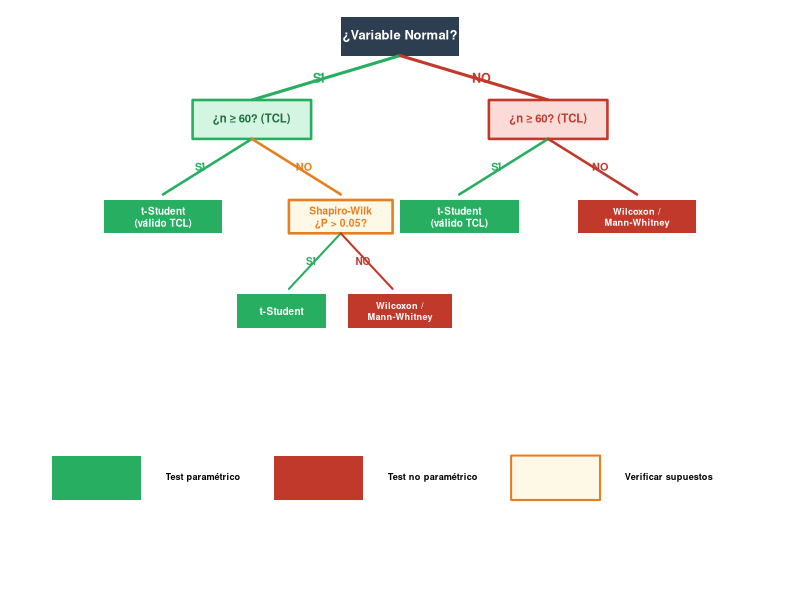
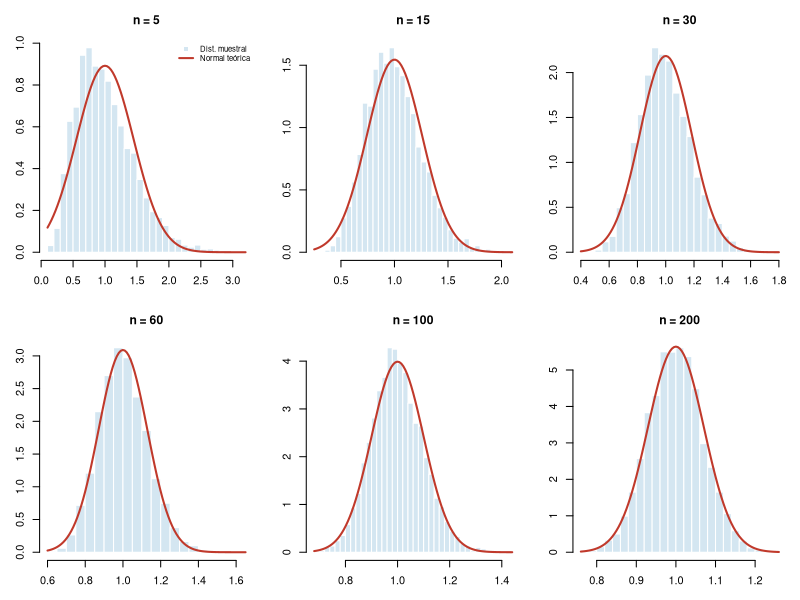
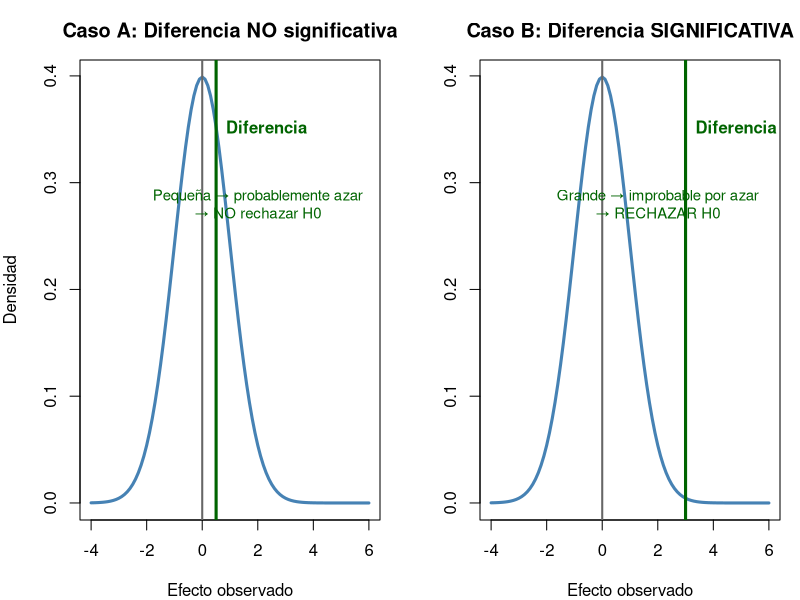
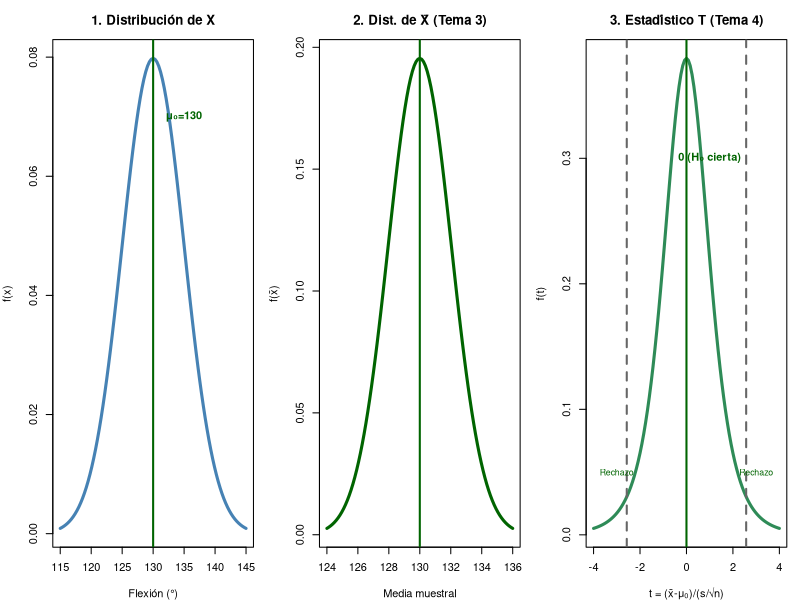
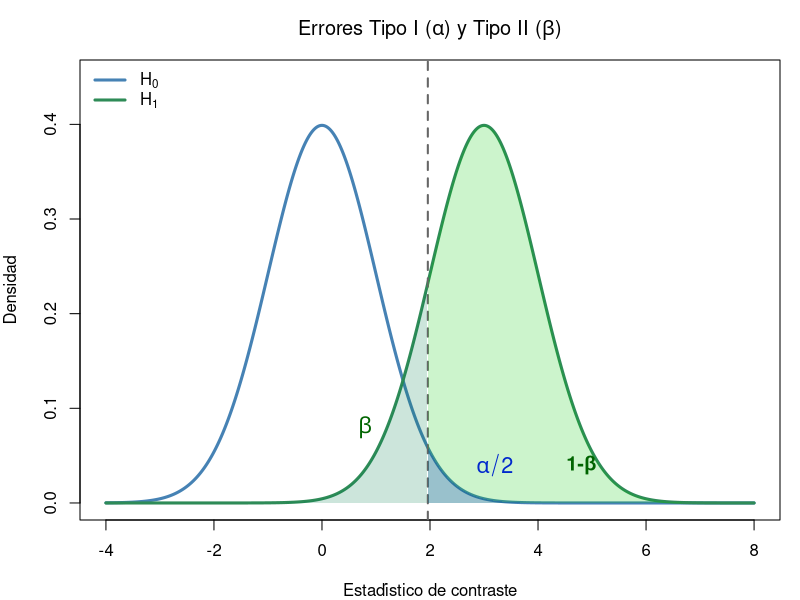
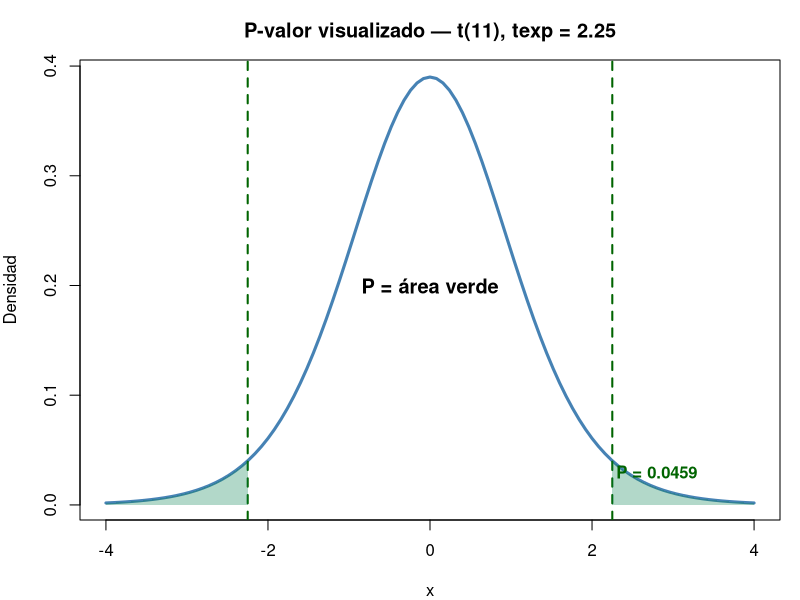

The R source for these figures, in order:
## ---- chunk 1
#| fig-height: 5
#| fig-alt: "Árbol de decisión clínico para elegir el test estadístico adecuado. Empieza preguntando si la variable es Normal. Si es Normal, pregunta si n≥60. Si no es Normal, también pregunta si n≥60. Las ramas llevan a t-Student, Shapiro-Wilk o tests no paramétricos."
par(mar=c(0,0,0,0), bg=NA)
plot(NA, xlim=c(0,10), ylim=c(0,10), axes=F, xlab="", ylab="")

# ── Nodo raíz ──
rect(4.2, 9.4, 5.8, 10.1, col="#2c3e50", border=NA, lwd=0)
text(5, 9.75, "¿Variable Normal?", cex=0.78, font=2, col="white")

# Ramas principales con gradiente
segments(5, 9.4, 3, 8.6, lwd=3, col="#27ae60")
segments(5, 9.4, 7, 8.6, lwd=3, col="#c0392b")
text(3.9, 9.0, "SÍ", cex=0.75, font=2, col="#27ae60")
text(6.1, 9.0, "NO", cex=0.75, font=2, col="#c0392b")

# ── Rama SÍ ──
rect(2.2, 7.9, 3.8, 8.6, col="#d5f5e3", border="#27ae60", lwd=2.5)
text(3, 8.25, "¿n ≥ 60? (TCL)", cex=0.68, font=2, col="#1e6e3e")
segments(3, 7.9, 1.8, 6.9, lwd=2.5, col="#27ae60")
segments(3, 7.9, 4.2, 6.9, lwd=2.5, col="#e67e22")
text(2.3, 7.4, "SÍ", cex=0.65, font=2, col="#27ae60")
text(3.7, 7.4, "NO", cex=0.65, font=2, col="#e67e22")

# Hoja: t-Student (válido TCL)
rect(1.0, 6.2, 2.6, 6.8, col="#27ae60", border=NA)
text(1.8, 6.5, "t-Student\n(válido TCL)", cex=0.6, font=2, col="white")

# Nodo intermedio: Shapiro
rect(3.5, 6.2, 4.9, 6.8, col="#fef9e7", border="#e67e22", lwd=2.5)
text(4.2, 6.5, "Shapiro-Wilk\n¿P > 0.05?", cex=0.62, font=2, col="#e67e22")
segments(4.2, 6.2, 3.5, 5.2, lwd=2, col="#27ae60")
segments(4.2, 6.2, 4.9, 5.2, lwd=2, col="#c0392b")
text(3.8, 5.7, "SÍ", cex=0.6, font=2, col="#27ae60")
text(4.5, 5.7, "NO", cex=0.6, font=2, col="#c0392b")

# Hojas Shapiro
rect(2.8, 4.5, 4.0, 5.1, col="#27ae60", border=NA)
text(3.4, 4.8, "t-Student", cex=0.6, font=2, col="white")
rect(4.3, 4.5, 5.7, 5.1, col="#c0392b", border=NA)
text(5.0, 4.8, "Wilcoxon /\nMann-Whitney", cex=0.55, font=2, col="white")

# ── Rama NO ──
rect(6.2, 7.9, 7.8, 8.6, col="#fadbd8", border="#c0392b", lwd=2.5)
text(7, 8.25, "¿n ≥ 60? (TCL)", cex=0.68, font=2, col="#c0392b")
segments(7, 7.9, 5.8, 6.9, lwd=2.5, col="#27ae60")
segments(7, 7.9, 8.2, 6.9, lwd=2.5, col="#c0392b")
text(6.3, 7.4, "SÍ", cex=0.65, font=2, col="#27ae60")
text(7.7, 7.4, "NO", cex=0.65, font=2, col="#c0392b")

# Hojas rama NO
rect(5.0, 6.2, 6.6, 6.8, col="#27ae60", border=NA)
text(5.8, 6.5, "t-Student\n(válido TCL)", cex=0.6, font=2, col="white")
rect(7.4, 6.2, 9.0, 6.8, col="#c0392b", border=NA)
text(8.2, 6.5, "Wilcoxon /\nMann-Whitney", cex=0.55, font=2, col="white")

# ── Leyenda ──
rect(0.3, 1.4, 1.5, 2.2, col="#27ae60", border=NA)
text(1.7, 1.8, "Test paramétrico", cex=0.55, pos=4, font=2)
rect(3.3, 1.4, 4.5, 2.2, col="#c0392b", border=NA)
text(4.7, 1.8, "Test no paramétrico", cex=0.55, pos=4, font=2)
rect(6.5, 1.4, 7.7, 2.2, col="#fef9e7", border="#e67e22", lwd=2)
text(7.9, 1.8, "Verificar supuestos", cex=0.55, pos=4, font=2)
## ---- chunk 2
#| fig-height: 5.5
par(mfrow=c(2,3), mar=c(3,3,3,1))
set.seed(123)
ns <- c(5, 15, 30, 60, 100, 200)
for(i in 1:length(ns)){
  n <- ns[i]
  medias <- replicate(5000, mean(rexp(n, rate=1)))  # exponencial (muy asimétrica)
  hist(medias, col="#d4e6f1", border="white", freq=FALSE, breaks=30,
       main=paste0("n = ", n), xlab=expression(bar(x)), cex.main=1.1)
  curve(dnorm(x, mean=1, sd=1/sqrt(n)), add=T, col="#c0392b", lwd=2)
  if(i==1) legend("topright", c("Dist. muestral", "Normal teórica"),
                  col=c("#d4e6f1","#c0392b"), lwd=c(NA,2), pch=c(15,NA), bty="n", cex=0.7)
}
par(mfrow=c(1,1))
## ---- chunk 3
#| fig-height: 5
set.seed(123)
par(mfrow=c(1,2), mar=c(4,4,3,1))
# Escenario A: Diferencia pequeña (ruido)
curve(dnorm(x, 0, 1), -4, 6, lwd=3, col="steelblue", ylab="Densidad",
      main="Caso A: Diferencia NO significativa", xlab="Efecto observado")
abline(v=0, lwd=2, col="grey40"); abline(v=0.5, lwd=3, col="darkgreen")
text(0.5, 0.35, "Diferencia", col="darkgreen", pos=4, font=2)
text(2, 0.28, "Pequeña → probablemente azar\n→ NO rechazar H0", col="darkgreen", cex=0.9)
# Escenario B: Diferencia grande (señal)
curve(dnorm(x, 0, 1), -4, 6, lwd=3, col="steelblue", ylab="",
      main="Caso B: Diferencia SIGNIFICATIVA", xlab="Efecto observado")
abline(v=0, lwd=2, col="grey40"); abline(v=3, lwd=3, col="darkgreen")
text(3, 0.35, "Diferencia", col="darkgreen", pos=4, font=2)
text(2, 0.28, "Grande → improbable por azar\n→ RECHAZAR H0", col="darkgreen", cex=0.9)
par(mfrow=c(1,1))
## ---- chunk 4
n<-12; xbar<-189.76; s<-62.02
cat("Caso a (mu0=200): t =", round((xbar-200)/(s/sqrt(n)),3),
    "P =", round(2*pt(-abs((xbar-200)/(s/sqrt(n))),11),4),
    "\nCaso b (mu0=230): t =", round((xbar-230)/(s/sqrt(n)),3),
    "P =", round(2*pt(-abs((xbar-230)/(s/sqrt(n))),11),4))
## ---- chunk 5
#| fig-height: 5
par(mfrow=c(1,3), mar=c(4,4,3,1))

# Panel 1: Distribución de X (datos originales)
curve(dnorm(x, 130, 5), 115, 145, lwd=3, col="steelblue",
      main="1. Distribución de X", xlab="Flexión (°)", ylab="f(x)")
abline(v=130, col="darkgreen", lwd=2); text(135, 0.07, "μ₀=130", col="darkgreen", font=2)

# Panel 2: Distribución de la media muestral (T3)
curve(dnorm(x, 130, 5/sqrt(6)), 124, 136, lwd=3, col="darkgreen",
      main="2. Dist. de X̄ (Tema 3)", xlab="Media muestral", ylab="f(x̄)")
abline(v=130, col="darkgreen", lwd=2); text(131, 0.9, "μ=130", col="darkgreen", font=2)

# Panel 3: Estadístico de contraste T (T4 — estandarizado bajo H₀)
curve(dt(x, 5), -4, 4, lwd=3, col="seagreen",
      main="3. Estadístico T (Tema 4)", xlab="t = (x̄-μ₀)/(s/√n)", ylab="f(t)")
abline(v=0, col="darkgreen", lwd=2); text(1, 0.3, "0 (H₀ cierta)", col="darkgreen", font=2)
# Marcar región de rechazo
t_crit <- qt(0.975, 5)
abline(v=c(-t_crit, t_crit), col="grey40", lty=2, lwd=2)
text(3, 0.05, "Rechazo", col="darkgreen", cex=0.8)
text(-3, 0.05, "Rechazo", col="darkgreen", cex=0.8)

par(mfrow=c(1,1))
## ---- chunk 6
#| fig-height: 5
#| fig-alt: "Visualización de los errores Tipo I (alfa) y Tipo II (beta) con dos distribuciones normales solapadas. La distribución bajo H0 en azul (centrada en 0) y bajo H1 en verde (centrada en 3). El área azul a la derecha de la línea crítica vertical es alfa (error Tipo I), el área verde a la izquierda es beta (error Tipo II), y el área verde a la derecha es la potencia (1-beta)."
# Visualización de errores con dos distribuciones
par(mar=c(4,4,3,1))
x <- seq(-4, 8, 0.01)
y_H0 <- dnorm(x, 0, 1)     # Distribución bajo H0
y_H1 <- dnorm(x, 3, 1)     # Distribución bajo H1 (efecto real)
plot(x, y_H0, type="l", lwd=3, col="steelblue", ylab="Densidad",
     main=expression(paste("Errores Tipo I (", alpha, ") y Tipo II (", beta, ")")),
     ylim=c(0,0.45), xlab="Estadístico de contraste")
lines(x, y_H1, lwd=3, col="seagreen")
t_crit <- qnorm(0.975)  # 1.96
abline(v=t_crit, col="grey40", lty=2, lwd=2)
# α — cola derecha bajo H0
xf <- seq(t_crit, 8, 0.01); yf <- dnorm(xf, 0, 1)
polygon(c(xf, rev(xf)), c(yf, rep(0,length(yf))), col=rgb(0,0,1,0.25), border=NA)
text(3.2, 0.04, expression(alpha/2), col="blue", cex=1.3, font=2)
# β — bajo H1 a la izquierda de t_crit
xf <- seq(-4, t_crit, 0.01); yf <- dnorm(xf, 3, 1)
polygon(c(xf, rev(xf)), c(yf, rep(0,length(yf))), col=rgb(0,0.5,0.3,0.2), border=NA)
text(0.8, 0.08, expression(beta), col="darkgreen", cex=1.3, font=2)
# Potencia (1-β)
xf <- seq(t_crit, 8, 0.01); yf <- dnorm(xf, 3, 1)
polygon(c(xf, rev(xf)), c(yf, rep(0,length(yf))), col=rgb(0,0.8,0,0.2), border=NA)
text(4.8, 0.04, "1-β", col="darkgreen", cex=1.2, font=2)
legend("topleft", c(expression(H[0]), expression(H[1])), col=c("steelblue","seagreen"), lwd=3, bty="n")
## ---- chunk 7
#| fig-height: 4.5
# Visualización del P-valor
curve(dt(x, 11), -4, 4, lwd=3, col="steelblue", ylab="Densidad",
      main="P-valor visualizado — t(11), texp = 2.25")
abline(v=c(-2.25, 2.25), col="darkgreen", lwd=2, lty=2)
# Área del P-valor (dos colas)
xr <- seq(2.25, 4, 0.01); yr <- dt(xr, 11)
polygon(c(xr, rev(xr)), c(yr, rep(0,length(yr))), col=rgb(0,0.5,0.3,0.3), border=NA)
xl <- seq(-4, -2.25, 0.01); yl <- dt(xl, 11)
polygon(c(xl, rev(xl)), c(yl, rep(0,length(yl))), col=rgb(0,0.5,0.3,0.3), border=NA)
text(0, 0.2, "P = área verde", font=2, cex=1.2)
text(2.8, 0.03, paste0("P = ", round(2*pt(-2.25,11),4)), col="darkgreen", font=2)
## ---- chunk 8
x<-c(125,132,128,135,130,126); t<-(mean(x)-130)/(sd(x)/sqrt(6))
cat("t =", round(t,3), "→ P(t) =", round(2*pt(-abs(t),5),4),
    "\nP(z aprox) =", round(2*pnorm(-abs(t)),4))
## ---- chunk 9
x <- c(125,132,128,135,130,126)
t.test(x, mu = 130)
# BioEstatR: testt(m = mean(x), s = sd(x), n = length(x), m0 = 130)
## ---- chunk 10
x<-48; n<-287; p0<-0.22
z<-(x - n*p0 - 0.5)/sqrt(n*p0*(1-p0))
P<-2*pnorm(-abs(z))
cat("z =", round(z,3), "P =", round(P,4))
## ---- chunk 11
x<-47; n<-50; p0<-0.95
z<-(x/n-p0)/sqrt(p0*(1-p0)/n)
cat("z =", round(z,3), "P =", round(2*pnorm(-abs(z)),4),
    "\nNo significativo: 94% no difiere de 95% (P = 0.745)")
## ---- chunk 12
x<-c(125,132,128,135,130,126); tt<-t.test(x,mu=130)
cat("t=",round(tt$stat,2)," P=",round(tt$p.val,4))
